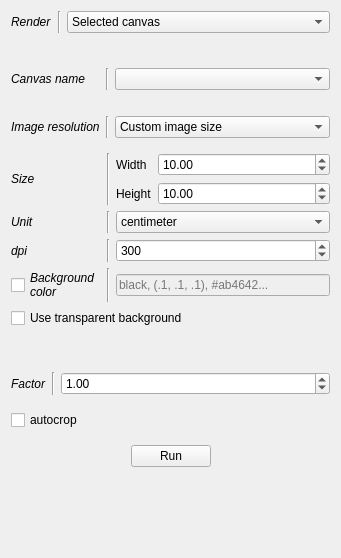
<?xml version="1.0" encoding="UTF-8"?>
<ui version="4.0">
 <class>Screenshot</class>
 <widget class="QWidget" name="Screenshot">
  <property name="geometry">
   <rect>
    <x>0</x>
    <y>0</y>
    <width>341</width>
    <height>558</height>
   </rect>
  </property>
  <property name="windowTitle">
   <string>Form</string>
  </property>
  <layout class="QVBoxLayout" name="verticalLayout_3">
   <item>
    <layout class="QGridLayout" name="gridLayout_5">
     <item row="0" column="0">
      <widget class="QLabel" name="label">
       <property name="font">
        <font>
         <italic>true</italic>
        </font>
       </property>
       <property name="text">
        <string>Render</string>
       </property>
      </widget>
     </item>
     <item row="0" column="2">
      <widget class="QComboBox" name="_ssSelect">
       <property name="toolTip">
        <string>&lt;html&gt;&lt;head/&gt;&lt;body&gt;&lt;p&gt;Render either :&lt;/p&gt;&lt;p&gt;- The entire window&lt;/p&gt;&lt;p&gt;- One selected canvas&lt;/p&gt;&lt;/body&gt;&lt;/html&gt;</string>
       </property>
       <item>
        <property name="text">
         <string>Selected canvas</string>
        </property>
       </item>
       <item>
        <property name="text">
         <string>Entire window</string>
        </property>
       </item>
      </widget>
     </item>
     <item row="0" column="1">
      <widget class="Line" name="line">
       <property name="orientation">
        <enum>Qt::Vertical</enum>
       </property>
      </widget>
     </item>
     <item row="1" column="2">
      <spacer name="horizontalSpacer_2">
       <property name="orientation">
        <enum>Qt::Horizontal</enum>
       </property>
       <property name="sizeHint" stdset="0">
        <size>
         <width>40</width>
         <height>20</height>
        </size>
       </property>
      </spacer>
     </item>
    </layout>
   </item>
   <item>
    <widget class="QWidget" name="_ssCanvasW" native="true">
     <layout class="QVBoxLayout" name="verticalLayout_2">
      <property name="leftMargin">
       <number>0</number>
      </property>
      <property name="rightMargin">
       <number>0</number>
      </property>
      <item>
       <layout class="QGridLayout" name="gridLayout_2">
        <item row="3" column="0" colspan="3">
         <widget class="QWidget" name="_ssCustomW" native="true">
          <layout class="QVBoxLayout" name="verticalLayout">
           <property name="leftMargin">
            <number>0</number>
           </property>
           <property name="rightMargin">
            <number>0</number>
           </property>
           <item>
            <layout class="QGridLayout" name="gridLayout_3">
             <item row="0" column="0">
              <widget class="QLabel" name="label_5">
               <property name="font">
                <font>
                 <italic>true</italic>
                </font>
               </property>
               <property name="text">
                <string>Size</string>
               </property>
              </widget>
             </item>
             <item row="0" column="2">
              <layout class="QGridLayout" name="gridLayout">
               <item row="0" column="1">
                <widget class="QDoubleSpinBox" name="_ssWidth">
                 <property name="maximum">
                  <double>10000.000000000000000</double>
                 </property>
                 <property name="value">
                  <double>10.000000000000000</double>
                 </property>
                </widget>
               </item>
               <item row="0" column="0">
                <widget class="QLabel" name="label_6">
                 <property name="text">
                  <string>Width</string>
                 </property>
                </widget>
               </item>
               <item row="1" column="0">
                <widget class="QLabel" name="label_7">
                 <property name="text">
                  <string>Height</string>
                 </property>
                </widget>
               </item>
               <item row="1" column="1">
                <widget class="QDoubleSpinBox" name="_ssHeight">
                 <property name="maximum">
                  <double>10000.000000000000000</double>
                 </property>
                 <property name="value">
                  <double>10.000000000000000</double>
                 </property>
                </widget>
               </item>
               <item row="2" column="1">
                <spacer name="horizontalSpacer_7">
                 <property name="orientation">
                  <enum>Qt::Horizontal</enum>
                 </property>
                 <property name="sizeHint" stdset="0">
                  <size>
                   <width>40</width>
                   <height>0</height>
                  </size>
                 </property>
                </spacer>
               </item>
              </layout>
             </item>
             <item row="2" column="0">
              <widget class="QLabel" name="label_3">
               <property name="font">
                <font>
                 <italic>true</italic>
                </font>
               </property>
               <property name="text">
                <string>dpi</string>
               </property>
              </widget>
             </item>
             <item row="2" column="1">
              <widget class="Line" name="line_6">
               <property name="orientation">
                <enum>Qt::Vertical</enum>
               </property>
              </widget>
             </item>
             <item row="5" column="2">
              <spacer name="horizontalSpacer_5">
               <property name="orientation">
                <enum>Qt::Horizontal</enum>
               </property>
               <property name="sizeHint" stdset="0">
                <size>
                 <width>40</width>
                 <height>20</height>
                </size>
               </property>
              </spacer>
             </item>
             <item row="3" column="2">
              <widget class="QLineEdit" name="_ssBgcolor">
               <property name="enabled">
                <bool>false</bool>
               </property>
               <property name="placeholderText">
                <string>black, (.1, .1, .1), #ab4642...</string>
               </property>
              </widget>
             </item>
             <item row="1" column="2">
              <widget class="QComboBox" name="_ssUnit">
               <item>
                <property name="text">
                 <string>centimeter</string>
                </property>
               </item>
               <item>
                <property name="text">
                 <string>millimeter</string>
                </property>
               </item>
               <item>
                <property name="text">
                 <string>pixel</string>
                </property>
               </item>
               <item>
                <property name="text">
                 <string>inch</string>
                </property>
               </item>
              </widget>
             </item>
             <item row="2" column="2">
              <widget class="QSpinBox" name="_ssDpi">
               <property name="minimum">
                <number>100</number>
               </property>
               <property name="maximum">
                <number>600</number>
               </property>
               <property name="value">
                <number>300</number>
               </property>
              </widget>
             </item>
             <item row="1" column="1">
              <widget class="Line" name="line_5">
               <property name="orientation">
                <enum>Qt::Vertical</enum>
               </property>
              </widget>
             </item>
             <item row="0" column="1">
              <widget class="Line" name="line_4">
               <property name="orientation">
                <enum>Qt::Vertical</enum>
               </property>
              </widget>
             </item>
             <item row="3" column="1">
              <widget class="Line" name="line_8">
               <property name="orientation">
                <enum>Qt::Vertical</enum>
               </property>
              </widget>
             </item>
             <item row="1" column="0">
              <widget class="QLabel" name="label_4">
               <property name="font">
                <font>
                 <italic>true</italic>
                </font>
               </property>
               <property name="text">
                <string>Unit</string>
               </property>
              </widget>
             </item>
             <item row="4" column="0" colspan="3">
              <widget class="QCheckBox" name="_ssTransp">
               <property name="text">
                <string>Use transparent background</string>
               </property>
              </widget>
             </item>
             <item row="3" column="0">
              <widget class="QCheckBox" name="_ssBgcolorChk">
               <property name="font">
                <font>
                 <italic>true</italic>
                </font>
               </property>
               <property name="text">
                <string>Background
color</string>
               </property>
              </widget>
             </item>
            </layout>
           </item>
          </layout>
         </widget>
        </item>
        <item row="4" column="0" colspan="3">
         <widget class="QWidget" name="_ssFactor_2" native="true">
          <layout class="QVBoxLayout" name="verticalLayout_4">
           <property name="leftMargin">
            <number>0</number>
           </property>
           <property name="rightMargin">
            <number>0</number>
           </property>
           <item>
            <layout class="QGridLayout" name="gridLayout_4">
             <item row="1" column="2">
              <spacer name="horizontalSpacer_6">
               <property name="orientation">
                <enum>Qt::Horizontal</enum>
               </property>
               <property name="sizeHint" stdset="0">
                <size>
                 <width>40</width>
                 <height>0</height>
                </size>
               </property>
              </spacer>
             </item>
             <item row="0" column="0">
              <widget class="QLabel" name="label_9">
               <property name="font">
                <font>
                 <italic>true</italic>
                </font>
               </property>
               <property name="text">
                <string>Factor</string>
               </property>
              </widget>
             </item>
             <item row="0" column="2">
              <widget class="QDoubleSpinBox" name="_ssFactor">
               <property name="minimum">
                <double>0.100000000000000</double>
               </property>
               <property name="maximum">
                <double>20.000000000000000</double>
               </property>
               <property name="value">
                <double>1.000000000000000</double>
               </property>
              </widget>
             </item>
             <item row="0" column="1">
              <widget class="Line" name="line_7">
               <property name="orientation">
                <enum>Qt::Vertical</enum>
               </property>
              </widget>
             </item>
            </layout>
           </item>
          </layout>
         </widget>
        </item>
        <item row="0" column="2">
         <widget class="QComboBox" name="_ssCanvasName">
          <property name="toolTip">
           <string>&lt;html&gt;&lt;head/&gt;&lt;body&gt;&lt;p&gt;Choose the canvas to render&lt;/p&gt;&lt;/body&gt;&lt;/html&gt;</string>
          </property>
         </widget>
        </item>
        <item row="2" column="2">
         <widget class="QComboBox" name="_ssResolution">
          <property name="toolTip">
           <string>&lt;html&gt;&lt;head/&gt;&lt;body&gt;&lt;p&gt;Choose the canvas to render&lt;/p&gt;&lt;/body&gt;&lt;/html&gt;</string>
          </property>
          <item>
           <property name="text">
            <string>Custom image size</string>
           </property>
          </item>
          <item>
           <property name="text">
            <string>Proportional to screen size</string>
           </property>
          </item>
         </widget>
        </item>
        <item row="1" column="2">
         <spacer name="horizontalSpacer">
          <property name="orientation">
           <enum>Qt::Horizontal</enum>
          </property>
          <property name="sizeHint" stdset="0">
           <size>
            <width>40</width>
            <height>20</height>
           </size>
          </property>
         </spacer>
        </item>
        <item row="5" column="0" colspan="3">
         <widget class="QCheckBox" name="_ssAutocrop">
          <property name="text">
           <string>autocrop</string>
          </property>
         </widget>
        </item>
        <item row="2" column="0">
         <widget class="QLabel" name="label_8">
          <property name="font">
           <font>
            <italic>true</italic>
           </font>
          </property>
          <property name="text">
           <string>Image resolution</string>
          </property>
         </widget>
        </item>
        <item row="0" column="0">
         <widget class="QLabel" name="label_2">
          <property name="font">
           <font>
            <italic>true</italic>
           </font>
          </property>
          <property name="text">
           <string>Canvas name</string>
          </property>
         </widget>
        </item>
        <item row="0" column="1">
         <widget class="Line" name="line_2">
          <property name="orientation">
           <enum>Qt::Vertical</enum>
          </property>
         </widget>
        </item>
        <item row="2" column="1">
         <widget class="Line" name="line_3">
          <property name="orientation">
           <enum>Qt::Vertical</enum>
          </property>
         </widget>
        </item>
       </layout>
      </item>
     </layout>
    </widget>
   </item>
   <item>
    <layout class="QHBoxLayout" name="horizontalLayout_2">
     <item>
      <spacer name="horizontalSpacer_3">
       <property name="orientation">
        <enum>Qt::Horizontal</enum>
       </property>
       <property name="sizeHint" stdset="0">
        <size>
         <width>40</width>
         <height>20</height>
        </size>
       </property>
      </spacer>
     </item>
     <item>
      <widget class="QPushButton" name="_ssRun">
       <property name="text">
        <string>Run</string>
       </property>
      </widget>
     </item>
     <item>
      <spacer name="horizontalSpacer_4">
       <property name="orientation">
        <enum>Qt::Horizontal</enum>
       </property>
       <property name="sizeHint" stdset="0">
        <size>
         <width>40</width>
         <height>20</height>
        </size>
       </property>
      </spacer>
     </item>
    </layout>
   </item>
   <item>
    <spacer name="verticalSpacer">
     <property name="orientation">
      <enum>Qt::Vertical</enum>
     </property>
     <property name="sizeHint" stdset="0">
      <size>
       <width>20</width>
       <height>40</height>
      </size>
     </property>
    </spacer>
   </item>
  </layout>
 </widget>
 <resources/>
 <connections/>
</ui>
